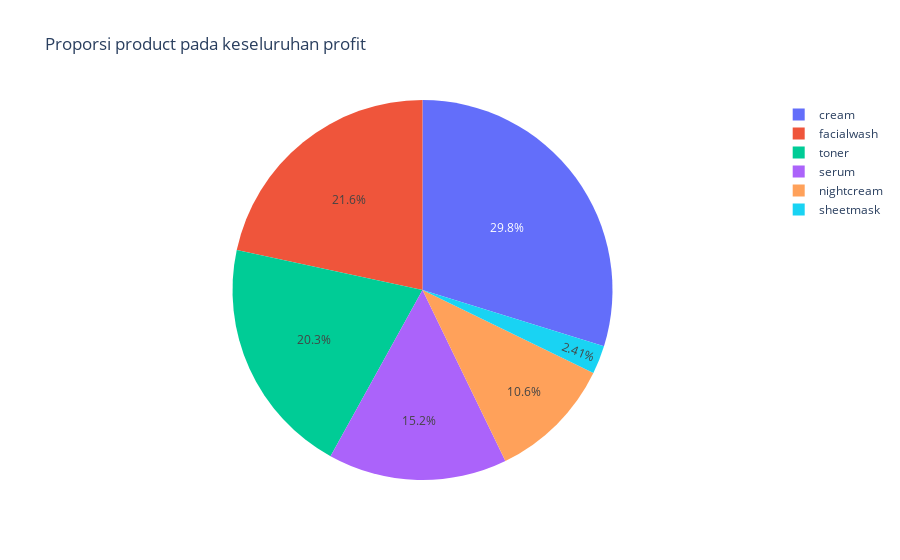

Write notebook code for a chart like this one.
### Code cell
data = df[['serum','cream','toner','facialwash','sheetmask','nightcream']].sum().reset_index().rename(columns={'index':'products'})
px.pie(data, values=0, names='products', title='Proporsi product pada keseluruhan profit')

### Figure 1 — Plotly figure (JSON) as saved in the notebook; plotly's stock layout.template omitted (floating-point values rounded to 4 significant figures)
{"data": [{"domain": {"x": [0, 1], "y": [0, 1]}, "hovertemplate": "products=%{label}<br>0=%{value}<extra></extra>", "labels": ["serum", "cream", "toner", "facialwash", "sheetmask", "nightcream"], "legendgroup": "", "name": "", "showlegend": true, "type": "pie", "values": [438105520800, 856863133200, 584839299600, 622182068400, 69404107440, 305328545280]}], "layout": {"legend": {"tracegroupgap": 0}, "title": {"text": "Proporsi product pada keseluruhan profit"}}}
